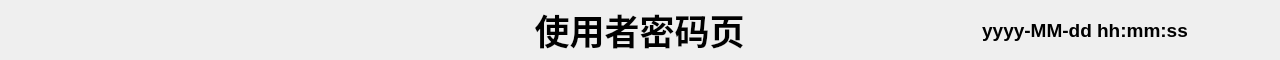
  <widget class="QWidget" name="Header" native="true">
   <property name="geometry">
    <rect>
     <x>0</x>
     <y>0</y>
     <width>1280</width>
     <height>60</height>
    </rect>
   </property>
   <widget class="QLabel" name="logo">
    <property name="geometry">
     <rect>
      <x>0</x>
      <y>15</y>
      <width>155</width>
      <height>33</height>
     </rect>
    </property>
    <property name="font">
     <font>
      <pointsize>24</pointsize>
      <bold>true</bold>
     </font>
    </property>
    <property name="text">
     <string/>
    </property>
    <property name="alignment">
     <set>Qt::AlignCenter</set>
    </property>
   </widget>
   <widget class="QLabel" name="current_time">
    <property name="geometry">
     <rect>
      <x>930</x>
      <y>0</y>
      <width>310</width>
      <height>60</height>
     </rect>
    </property>
    <property name="font">
     <font>
      <pointsize>14</pointsize>
      <bold>true</bold>
     </font>
    </property>
    <property name="text">
     <string>yyyy-MM-dd hh:mm:ss</string>
    </property>
    <property name="alignment">
     <set>Qt::AlignCenter</set>
    </property>
   </widget>
   <widget class="QLabel" name="title">
    <property name="geometry">
     <rect>
      <x>519</x>
      <y>0</y>
      <width>241</width>
      <height>60</height>
     </rect>
    </property>
    <property name="font">
     <font>
      <pointsize>26</pointsize>
      <bold>true</bold>
     </font>
    </property>
    <property name="text">
     <string>使用者密码页</string>
    </property>
    <property name="textFormat">
     <enum>Qt::PlainText</enum>
    </property>
    <property name="alignment">
     <set>Qt::AlignCenter</set>
    </property>
   </widget>
  </widget>
